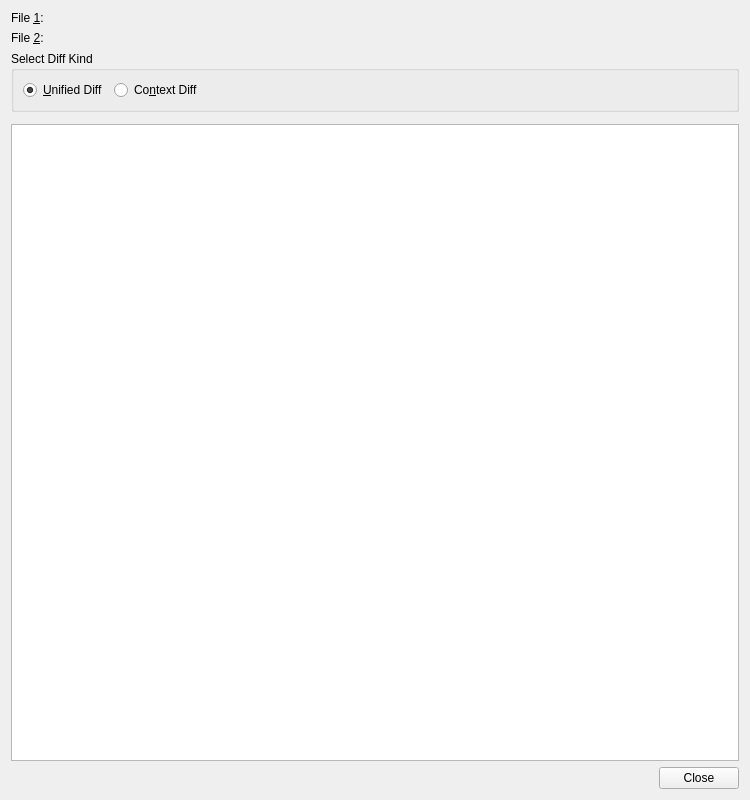
<?xml version="1.0" encoding="UTF-8"?>
<ui version="4.0">
 <class>DiffDialog</class>
 <widget class="QWidget" name="DiffDialog">
  <property name="geometry">
   <rect>
    <x>0</x>
    <y>0</y>
    <width>750</width>
    <height>800</height>
   </rect>
  </property>
  <property name="windowTitle">
   <string>File Differences</string>
  </property>
  <layout class="QVBoxLayout" name="verticalLayout">
   <item>
    <layout class="QHBoxLayout" name="horizontalLayout_2">
     <item>
      <widget class="QLabel" name="textLabel1">
       <property name="text">
        <string>File &amp;1:</string>
       </property>
       <property name="buddy">
        <cstring>file1Picker</cstring>
       </property>
      </widget>
     </item>
     <item>
      <widget class="E5PathPicker" name="file1Picker" native="true">
       <property name="sizePolicy">
        <sizepolicy hsizetype="Expanding" vsizetype="Preferred">
         <horstretch>0</horstretch>
         <verstretch>0</verstretch>
        </sizepolicy>
       </property>
       <property name="focusPolicy">
        <enum>Qt::StrongFocus</enum>
       </property>
       <property name="toolTip">
        <string>Enter the name of the first file</string>
       </property>
      </widget>
     </item>
    </layout>
   </item>
   <item>
    <layout class="QHBoxLayout" name="horizontalLayout">
     <item>
      <widget class="QLabel" name="textLabel2">
       <property name="text">
        <string>File &amp;2:</string>
       </property>
       <property name="buddy">
        <cstring>file2Picker</cstring>
       </property>
      </widget>
     </item>
     <item>
      <widget class="E5PathPicker" name="file2Picker" native="true">
       <property name="sizePolicy">
        <sizepolicy hsizetype="Expanding" vsizetype="Preferred">
         <horstretch>0</horstretch>
         <verstretch>0</verstretch>
        </sizepolicy>
       </property>
       <property name="focusPolicy">
        <enum>Qt::StrongFocus</enum>
       </property>
       <property name="toolTip">
        <string>Enter the name of the second file</string>
       </property>
      </widget>
     </item>
    </layout>
   </item>
   <item>
    <widget class="QGroupBox" name="diffFormatGroup">
     <property name="title">
      <string>Select Diff Kind</string>
     </property>
     <layout class="QHBoxLayout">
      <item>
       <widget class="QRadioButton" name="unifiedRadioButton">
        <property name="toolTip">
         <string>Select to generate a unified diff</string>
        </property>
        <property name="text">
         <string>&amp;Unified Diff</string>
        </property>
        <property name="shortcut">
         <string>Alt+U</string>
        </property>
        <property name="checked">
         <bool>true</bool>
        </property>
       </widget>
      </item>
      <item>
       <widget class="QRadioButton" name="contextRadioButton">
        <property name="toolTip">
         <string>Select to generate a context diff</string>
        </property>
        <property name="text">
         <string>Co&amp;ntext Diff</string>
        </property>
        <property name="shortcut">
         <string>Alt+N</string>
        </property>
       </widget>
      </item>
      <item>
       <spacer>
        <property name="orientation">
         <enum>Qt::Horizontal</enum>
        </property>
        <property name="sizeType">
         <enum>QSizePolicy::Expanding</enum>
        </property>
        <property name="sizeHint" stdset="0">
         <size>
          <width>40</width>
          <height>20</height>
         </size>
        </property>
       </spacer>
      </item>
     </layout>
    </widget>
   </item>
   <item>
    <widget class="E5TextEditSearchWidget" name="searchWidget" native="true">
     <property name="focusPolicy">
      <enum>Qt::WheelFocus</enum>
     </property>
    </widget>
   </item>
   <item>
    <widget class="QTextEdit" name="contents">
     <property name="lineWrapMode">
      <enum>QTextEdit::NoWrap</enum>
     </property>
     <property name="readOnly">
      <bool>true</bool>
     </property>
     <property name="tabStopWidth">
      <number>8</number>
     </property>
     <property name="acceptRichText">
      <bool>false</bool>
     </property>
    </widget>
   </item>
   <item>
    <widget class="QDialogButtonBox" name="buttonBox">
     <property name="orientation">
      <enum>Qt::Horizontal</enum>
     </property>
     <property name="standardButtons">
      <set>QDialogButtonBox::Close</set>
     </property>
    </widget>
   </item>
  </layout>
 </widget>
 <customwidgets>
  <customwidget>
   <class>E5PathPicker</class>
   <extends>QWidget</extends>
   <header>E5Gui/E5PathPicker.h</header>
   <container>1</container>
  </customwidget>
  <customwidget>
   <class>E5TextEditSearchWidget</class>
   <extends>QWidget</extends>
   <header>E5Gui/E5TextEditSearchWidget.h</header>
   <container>1</container>
  </customwidget>
 </customwidgets>
 <tabstops>
  <tabstop>file1Picker</tabstop>
  <tabstop>file2Picker</tabstop>
  <tabstop>unifiedRadioButton</tabstop>
  <tabstop>contextRadioButton</tabstop>
  <tabstop>searchWidget</tabstop>
  <tabstop>contents</tabstop>
 </tabstops>
 <resources/>
 <connections>
  <connection>
   <sender>buttonBox</sender>
   <signal>rejected()</signal>
   <receiver>DiffDialog</receiver>
   <slot>close()</slot>
   <hints>
    <hint type="sourcelabel">
     <x>80</x>
     <y>578</y>
    </hint>
    <hint type="destinationlabel">
     <x>82</x>
     <y>594</y>
    </hint>
   </hints>
  </connection>
 </connections>
</ui>
